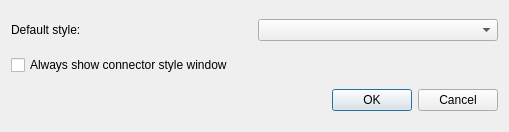
<?xml version="1.0" encoding="UTF-8"?>
<ui version="4.0">
 <class>Dialog</class>
 <widget class="QDialog" name="Dialog">
  <property name="geometry">
   <rect>
    <x>0</x>
    <y>0</y>
    <width>509</width>
    <height>132</height>
   </rect>
  </property>
  <property name="windowTitle">
   <string>Dialog</string>
  </property>
  <layout class="QGridLayout" name="gridLayout">
   <item row="1" column="0">
    <widget class="QLabel" name="label">
     <property name="text">
      <string>Default style:</string>
     </property>
    </widget>
   </item>
   <item row="3" column="0" colspan="2">
    <widget class="QDialogButtonBox" name="buttonBox">
     <property name="orientation">
      <enum>Qt::Horizontal</enum>
     </property>
     <property name="standardButtons">
      <set>QDialogButtonBox::Cancel|QDialogButtonBox::Ok</set>
     </property>
    </widget>
   </item>
   <item row="2" column="0">
    <widget class="QCheckBox" name="checkBox">
     <property name="text">
      <string>Always show connector style window</string>
     </property>
    </widget>
   </item>
   <item row="1" column="1">
    <widget class="QComboBox" name="defaultStyle"/>
   </item>
  </layout>
 </widget>
 <resources/>
 <connections>
  <connection>
   <sender>buttonBox</sender>
   <signal>accepted()</signal>
   <receiver>Dialog</receiver>
   <slot>accept()</slot>
   <hints>
    <hint type="sourcelabel">
     <x>248</x>
     <y>254</y>
    </hint>
    <hint type="destinationlabel">
     <x>157</x>
     <y>274</y>
    </hint>
   </hints>
  </connection>
  <connection>
   <sender>buttonBox</sender>
   <signal>rejected()</signal>
   <receiver>Dialog</receiver>
   <slot>reject()</slot>
   <hints>
    <hint type="sourcelabel">
     <x>316</x>
     <y>260</y>
    </hint>
    <hint type="destinationlabel">
     <x>286</x>
     <y>274</y>
    </hint>
   </hints>
  </connection>
 </connections>
</ui>
